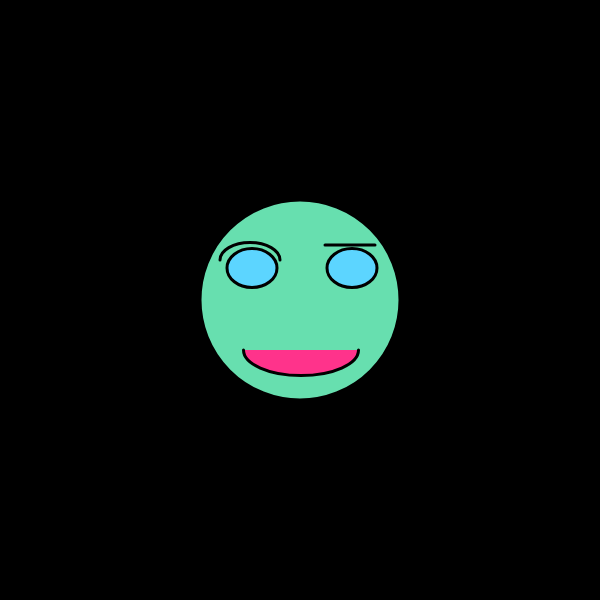
Frame 1 (no input)
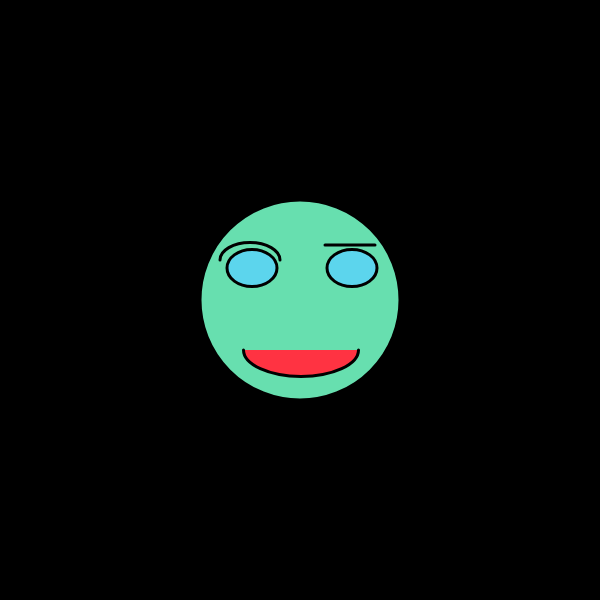
Frame 60 (no input)
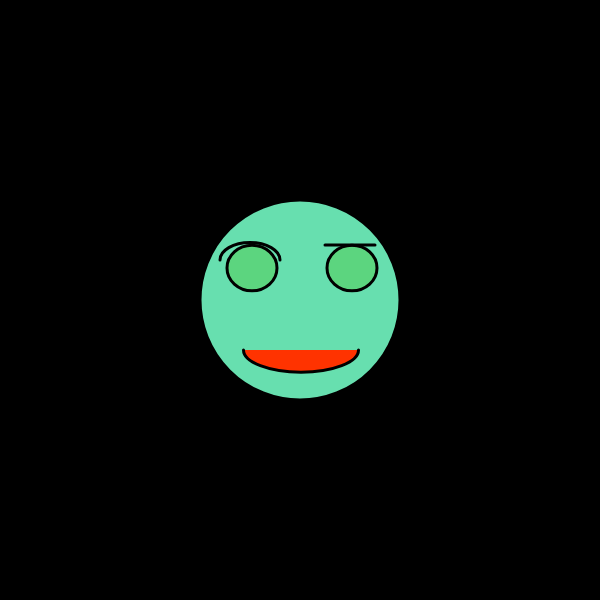
Frame 120 (the mouse pressed at the canvas centre since frame 60)

The p5.js sketch that drew these frames (run headless with seeded random() and noise() and a simulated clock; from frame 60 on, the mouse is pressed at the canvas centre):

// p5.js sketch
// ── sketch.js
function setup() {
  createCanvas(600,600);//Crea un área de dibuix de 600 pixels quadrats, 600 pixels d'ample i 600 pixels d'alçada, canvas és àrea de dibuix. Setup és la configuració o característiques del nostre codí
}

function draw() {//draw significa dibuixar
  background(0);//fons de color gris, és de color gris  perquè hi ha un número entre 0 i 255 i el 0 és negre i el 255 és blanc
  let canvimitja = sin(frameCount*0.05)*20;
  let canvimoltgran = cos(frameCount*0.5)*100;  
  let canvipetit = cos(frameCount*0.5)*10;

  strokeWeight(3)
fill(103,223,175)//fill és omplir de color el que hi ha a contuniació en aquest cas el·lipse. El primer número es el nivell de vermellor(R:red), el segon número es el nivell de verdor(G:green) i el tercer número es el nivell de blavor(B:blue). Podem fer 255X255X255:16.700.000 de colors diferents. He de posar el color que vulgui als ulls i a la cara canviant els 3 números, buscant a google colors RGB.
  ellipse(300,300,200,200)//És la cara sencera. El primer número significa la posició X (horitzontal) del centre de la el·lipse. El segon número significa la posició Y (vertical) del centre de la el·lipse. El tercer número significa l'amplada de la el·lipse en píxels i el quart l'alçada de la el·lipse. Sempre els números son píxels contats des de la cantonada superior esquerra, és a dir el punt 0,0 es troba diferent que a matemàtiques (cantonada inferior esquerra)
  fill(92,213,222+canvimoltgran);//color dels ulls
  ellipse(252,268,50,40-canvimitja);//es l'úll dret perquè és 350 de X al centre
  ellipse(352,268,50,40-canvimitja);//és l'ull esquerra perquè es 250 pixels de X del centre
  fill(255,51,51+canvimoltgran);//és el color de la boca i es vermellós perqué te molta quantitat de vermell
  arc(301,350,115,50+canvimitja,0,PI);//boca
  noFill();//no omplis de color la cella
  arc(250,260,60,35,PI,0);//cella esquerra
  strokeWeight(3)
  line(325,245,375,245);//cella dreta: els dos primers números són la X 
}
